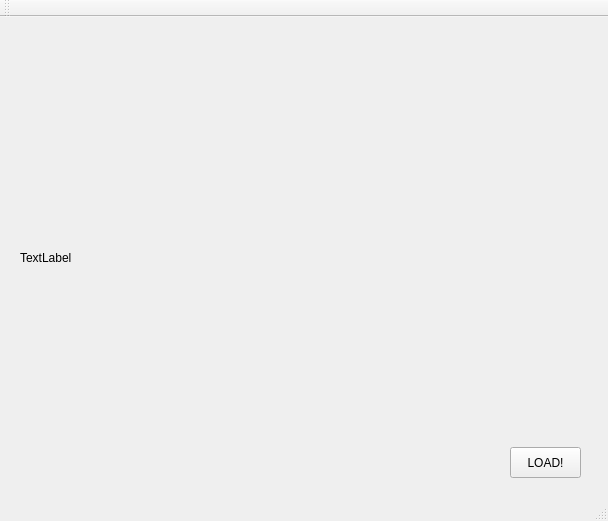
<?xml version="1.0" encoding="UTF-8"?>
<ui version="4.0">
 <class>MainWindow</class>
 <widget class="QMainWindow" name="MainWindow">
  <property name="geometry">
   <rect>
    <x>0</x>
    <y>0</y>
    <width>608</width>
    <height>521</height>
   </rect>
  </property>
  <property name="windowTitle">
   <string>MainWindow</string>
  </property>
  <widget class="QWidget" name="centralWidget">
   <widget class="QPushButton" name="loadButton">
    <property name="geometry">
     <rect>
      <x>510</x>
      <y>430</y>
      <width>71</width>
      <height>31</height>
     </rect>
    </property>
    <property name="text">
     <string>LOAD!</string>
    </property>
   </widget>
   <widget class="QLabel" name="imageLabel">
    <property name="geometry">
     <rect>
      <x>20</x>
      <y>20</y>
      <width>561</width>
      <height>441</height>
     </rect>
    </property>
    <property name="text">
     <string>TextLabel</string>
    </property>
   </widget>
   <zorder>imageLabel</zorder>
   <zorder>loadButton</zorder>
  </widget>
  <widget class="QMenuBar" name="menuBar">
   <property name="geometry">
    <rect>
     <x>0</x>
     <y>0</y>
     <width>608</width>
     <height>21</height>
    </rect>
   </property>
  </widget>
  <widget class="QToolBar" name="mainToolBar">
   <attribute name="toolBarArea">
    <enum>TopToolBarArea</enum>
   </attribute>
   <attribute name="toolBarBreak">
    <bool>false</bool>
   </attribute>
  </widget>
  <widget class="QStatusBar" name="statusBar"/>
 </widget>
 <layoutdefault spacing="6" margin="11"/>
 <resources/>
 <connections/>
</ui>
